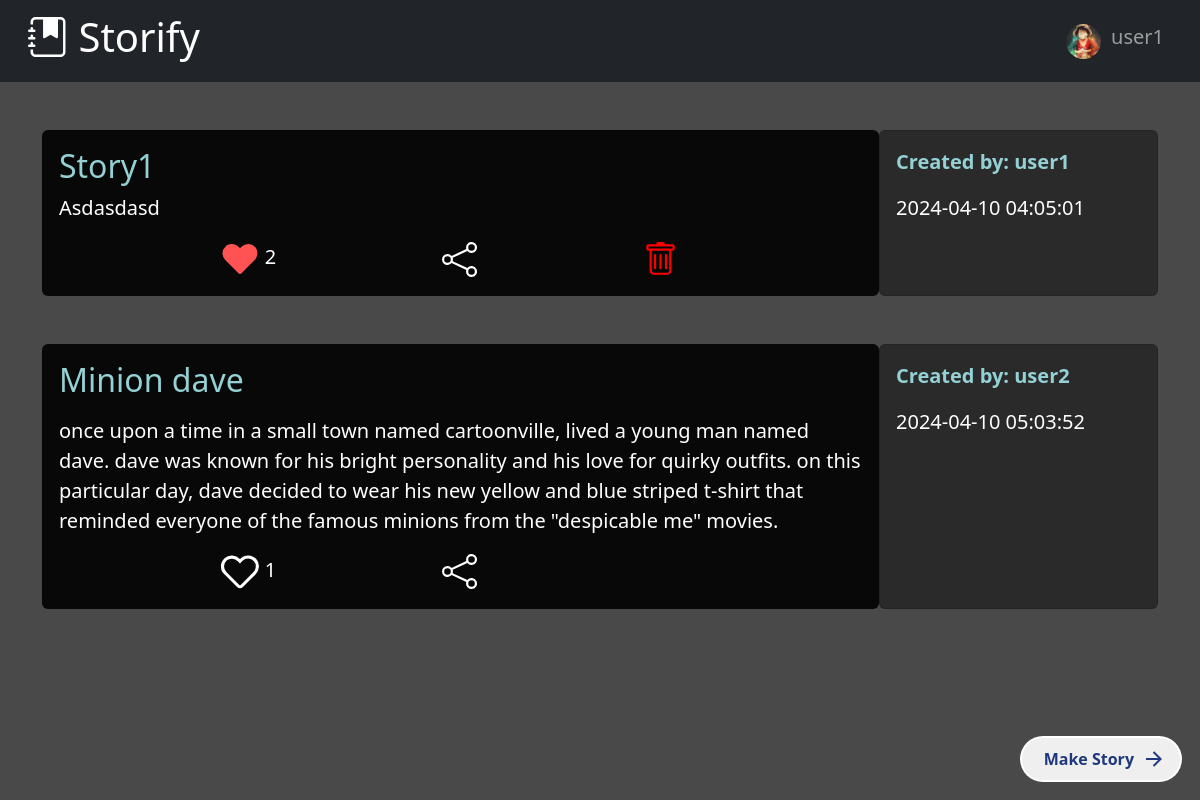
Screenshot of /home (signed in) with the database file from the repository.
### website/models.py (models this page shows)
class User(db.Model, UserMixin):
    id = db.Column(db.Integer, primary_key=True)
    email = db.Column(db.String(150), unique=True)
    username = db.Column(db.String(50), unique=True)
    bio = db.Column(db.String(250))
    password = db.Column(db.String(150))
    stories = db.relationship("Story", backref="user", passive_deletes=True)
    contributions = db.relationship("Contribution", backref="user", passive_deletes=True)
    likes_story = db.relationship("Like_story", backref="user", passive_deletes=True)
    likes_contribution = db.relationship("Like_contribution", backref="user", passive_deletes=True)

class Story(db.Model):
    id = db.Column(db.Integer, primary_key=True)
    title = db.Column(db.String(50), unique=True)
    part1 = db.Column(db.String(500))
    part2 = db.Column(db.String(500))
    part3 = db.Column(db.String(500))
    created_at = db.Column(db.DateTime(timezone=True), default=func.now())
    user_id = db.Column(db.Integer, db.ForeignKey("user.id", ondelete="CASCADE"), nullable=False)
    contributions = db.relationship("Contribution", backref="story", passive_deletes=True)
    likes = db.relationship("Like_story", backref="story", passive_deletes=True)

### website/views.py (the view)
@views.route("/")
@views.route("/home")
@login_required
def home():
    stories = Story.query.all()
    return render_template("homepage.html", user=current_user, stories=stories)

### website/__init__.py (called while the page is built)
def create_app():
    app = Flask(__name__)
    app.config["SECRET_KEY"] = "secret"
    app.config["SQLALCHEMY_DATABASE_URI"] = f"sqlite:///{DB_NAME}"
    db.init_app(app)
    from .views import views
    from .auth import auth
    app.register_blueprint(views, url_prefix="/")
    app.register_blueprint(auth, url_prefix="/")
    from .models import User, Story, Contribution, Like_contribution, Like_story
    create_database(app)
    login_manager = LoginManager()
    login_manager.login_view = "auth.login"
    login_manager.init_app(app)
    @login_manager.user_loader
    def load_user(id):
        return User.query.get(int(id))
    return app

### website/templates/homepage.html (shortened to what this page needs)
{% extends 'base.html' %} {% block title %} Storify {% endblock %} {% block
content %}
{% for story in stories %}
<a href="/view-story/{{ story.id }}">
  <div class="container my-5 card-animation">
    <div class="row-a">
      <div class="col-md-9 card-style">
        <div class="card h-100 left-side">
          <div class="card-body">
            <h2 class="card-title" style="color: #93d1d4;">{{ story.title }}</h2>
            <p class="card-text">{{ story.part1|safe }}</p>
            <div class="like-share">
              <label class="container-like">
                <div class="checkmark">
                </div>
              </label>
              <span id="story-likes-count-{{ story.id }}"
                >{{ story.likes|length }}</span
              >
              <label class="container-like">
                <div class="">
                </div>
              </label>
              {% if user.id == story.user.id %}
              <label class="container-like">
                <div class="">
                </div>
              </label>
              {% endif %}
            </div>
          </div>
        </div>
      </div>
      <div class="col-md-3 card-style">
        <div class="card h-100 right-side">
          <div class="card-body">
            <p style="color: #93d1d4; font-weight: 700;">Created by: {{ story.user.username }}</p>
            <p>{{ story.created_at }}</p>
          </div>
        </div>
      </div>
    </div>
  </div>
</a>
{% endfor %}
<a href="/create-story">
  <button class="animated-button">
    <span class="text">Make Story</span>
    <svg viewBox="0 0 24 24" class="arr-1" xmlns="http://www.w3.org/2000/svg">
      <path
        d="M16.1716 10.9999L10.8076 5.63589L12.2218 4.22168L20 11.9999L12.2218 19.778L10.8076 18.3638L16.1716 12.9999H4V10.9999H16.1716Z"
      ></path>
    </svg>
  </button>
</a>
{% endblock %}

### website/templates/base.html (shortened to what this page needs)
<!DOCTYPE html>
<html lang="en">
  <head>
    <link
      href="https://cdn.jsdelivr.net/npm/bootstrap@5.3.3/dist/css/bootstrap.min.css"
      rel="stylesheet"
    />
    <link
      rel="stylesheet"
      href="https://cdn.jsdelivr.net/npm/bootstrap-icons@1.11.3/font/bootstrap-icons.min.css"
    />
    <link
      rel="stylesheet"
      href="{{ url_for('static', filename='css/homepage-styles.css') }}"
    />
  </head>
  <body>
    <nav class="navbar navbar-expand-lg navbar-dark bg-dark px-3">
      <div class="container-fluid">
        <a class="navbar-brand" href="/home"
          ><h1><i class="bi bi-journal-bookmark-fill"></i> Storify</h1></a
        >
        <div class="collapse navbar-collapse" id="navbarSupportedContent">
          <ul class="navbar-nav ms-auto mb-2 mb-lg-0 profile-menu">
            <li class="nav-item dropdown">
              <a
                class="nav-link dropdown-toggle"
                href="#"
                id="navbarDropdown"
                role="button"
                data-bs-toggle="dropdown"
                aria-expanded="false"
              >
                <div class="d-flex" style="align-items: center;">
                  <div class="img-div">
                  </div>
                  <h5 style="margin-left: 10px">{{ user.username }}</h5>
                </div>
              </a>
            </li>
          </ul>
        </div>
      </div>
    </nav>
    {% block content %} {% endblock %}
  </body>
</html>

### website/static/css/homepage-styles.css (style rules this page uses)
body { background-color: #494949; }
.animated-button { position: fixed; z-index: 1; top: auto; right: 20px; bottom: 20px; left: auto; display: flex; align-items: center; gap: 4px; padding: 5px 30px; border: 4px solid; border-color: transparent; font-size: 16px; border-radius: 100px; font-weight: 600; color: #1f387e; box-shadow: 0 0 0 2px #ffffff; cursor: pointer; overflow: hidden; transition: all 0.6s cubic-bezier(0.23, 1, 0.32, 1); }
.animated-button svg { position: absolute; width: 24px; fill: #1f387e; z-index: 9; transition: all 0.8s cubic-bezier(0.23, 1, 0.32, 1); }
.animated-button .arr-1 { right: 10px; }
.animated-button .text { position: relative; z-index: 1; transform: translateX(-12px); transition: all 0.8s cubic-bezier(0.23, 1, 0.32, 1); }
.dropdown-toggle::after { content: none !important; }
.left-side { background-color: #080808; color: white; }
.right-side { background-color: #2b2a2a; color: white; }
.row-a { display: flex; flex-wrap: wrap; }
.container-like { display: inline-flexbox; position: relative; cursor: pointer; font-size: 20px; user-select: none; transition: 100ms; }
.checkmark { top: 0; left: 0; height: 2em; width: 2em; transition: 100ms; animation: dislike_effect 400ms ease; }
.container-like input:checked ~ .checkmark { animation: like_effect 400ms ease; }
.card-animation { display: block; position: relative; cursor: pointer; font-size: 20px; user-select: none; transition: 550ms; }
.like-share { justify-content: space-between; }
label { margin-left: 20%; }
a { text-decoration: none !important; }
.img-div { height: 35px; width: 35px; border-radius: 50%; background-image: url(../images/img3.jpg); background-position: center; background-size: cover; }

### rows the page displays
User: username "user1"
Story: title "Story1", part1 "Asdasdasd", likes|length "2", user.username "user1", created_at "2024-04-10 04:05:01"
Story: title "Minion dave", part1 "once upon a time in a small town named cartoonville, lived a young man named dave. dave was known for his bright personality and his love for quirky outfits. on this particular day, dave decided to wear his new yellow and blue striped t-shirt that reminded everyone of the famous minions from the \"despicable me\" movies.", likes|length "1", user.username "user2", created_at "2024-04-10 05:03:52"
